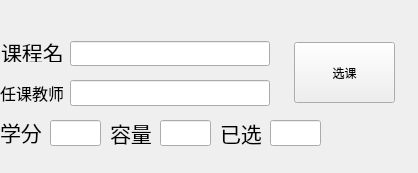
<?xml version="1.0" encoding="UTF-8"?>
<ui version="4.0">
 <class>Form</class>
 <widget class="QWidget" name="Form">
  <property name="geometry">
   <rect>
    <x>0</x>
    <y>0</y>
    <width>418</width>
    <height>173</height>
   </rect>
  </property>
  <property name="windowTitle">
   <string>Form</string>
  </property>
  <widget class="QLabel" name="ClassNameLabel">
   <property name="geometry">
    <rect>
     <x>1</x>
     <y>41</y>
     <width>63</width>
     <height>21</height>
    </rect>
   </property>
   <property name="font">
    <font>
     <pointsize>16</pointsize>
    </font>
   </property>
   <property name="text">
    <string>课程名</string>
   </property>
   <property name="buddy">
    <cstring>ClassNameLineedit</cstring>
   </property>
  </widget>
  <widget class="QLineEdit" name="ClassNameLineedit">
   <property name="geometry">
    <rect>
     <x>70</x>
     <y>41</y>
     <width>200</width>
     <height>25</height>
    </rect>
   </property>
   <property name="font">
    <font>
     <pointsize>15</pointsize>
    </font>
   </property>
   <property name="readOnly">
    <bool>true</bool>
   </property>
  </widget>
  <widget class="QLabel" name="TeacherNameLabel">
   <property name="geometry">
    <rect>
     <x>0</x>
     <y>80</y>
     <width>63</width>
     <height>26</height>
    </rect>
   </property>
   <property name="font">
    <font>
     <pointsize>12</pointsize>
    </font>
   </property>
   <property name="text">
    <string>任课教师</string>
   </property>
   <property name="buddy">
    <cstring>TeacherNameLineedit</cstring>
   </property>
  </widget>
  <widget class="QLineEdit" name="TeacherNameLineedit">
   <property name="geometry">
    <rect>
     <x>70</x>
     <y>80</y>
     <width>200</width>
     <height>26</height>
    </rect>
   </property>
   <property name="font">
    <font>
     <pointsize>15</pointsize>
    </font>
   </property>
   <property name="readOnly">
    <bool>true</bool>
   </property>
  </widget>
  <widget class="QLabel" name="ScoreLabel">
   <property name="geometry">
    <rect>
     <x>0</x>
     <y>119</y>
     <width>63</width>
     <height>26</height>
    </rect>
   </property>
   <property name="font">
    <font>
     <pointsize>16</pointsize>
    </font>
   </property>
   <property name="text">
    <string>学分</string>
   </property>
   <property name="buddy">
    <cstring>ScoreLineedit</cstring>
   </property>
  </widget>
  <widget class="QLineEdit" name="ScoreLineedit">
   <property name="geometry">
    <rect>
     <x>50</x>
     <y>120</y>
     <width>51</width>
     <height>26</height>
    </rect>
   </property>
   <property name="font">
    <font>
     <pointsize>15</pointsize>
    </font>
   </property>
   <property name="readOnly">
    <bool>true</bool>
   </property>
  </widget>
  <widget class="QLabel" name="CapacityLabel">
   <property name="geometry">
    <rect>
     <x>110</x>
     <y>120</y>
     <width>63</width>
     <height>26</height>
    </rect>
   </property>
   <property name="font">
    <font>
     <pointsize>16</pointsize>
    </font>
   </property>
   <property name="text">
    <string>容量</string>
   </property>
   <property name="buddy">
    <cstring>ClassNameLineedit_4</cstring>
   </property>
  </widget>
  <widget class="QLineEdit" name="ClassNameLineedit_4">
   <property name="geometry">
    <rect>
     <x>160</x>
     <y>120</y>
     <width>51</width>
     <height>26</height>
    </rect>
   </property>
   <property name="font">
    <font>
     <pointsize>15</pointsize>
    </font>
   </property>
   <property name="readOnly">
    <bool>true</bool>
   </property>
  </widget>
  <widget class="QLabel" name="Selected">
   <property name="geometry">
    <rect>
     <x>220</x>
     <y>120</y>
     <width>63</width>
     <height>26</height>
    </rect>
   </property>
   <property name="font">
    <font>
     <pointsize>16</pointsize>
    </font>
   </property>
   <property name="midLineWidth">
    <number>4</number>
   </property>
   <property name="text">
    <string>已选</string>
   </property>
   <property name="buddy">
    <cstring>SelectedLineedit</cstring>
   </property>
  </widget>
  <widget class="QLineEdit" name="SelectedLineedit">
   <property name="geometry">
    <rect>
     <x>270</x>
     <y>120</y>
     <width>51</width>
     <height>26</height>
    </rect>
   </property>
   <property name="font">
    <font>
     <pointsize>15</pointsize>
    </font>
   </property>
   <property name="readOnly">
    <bool>true</bool>
   </property>
  </widget>
  <widget class="QPushButton" name="SelectButton">
   <property name="geometry">
    <rect>
     <x>294</x>
     <y>42</y>
     <width>101</width>
     <height>61</height>
    </rect>
   </property>
   <property name="text">
    <string>选课</string>
   </property>
  </widget>
 </widget>
 <resources/>
 <connections/>
</ui>
